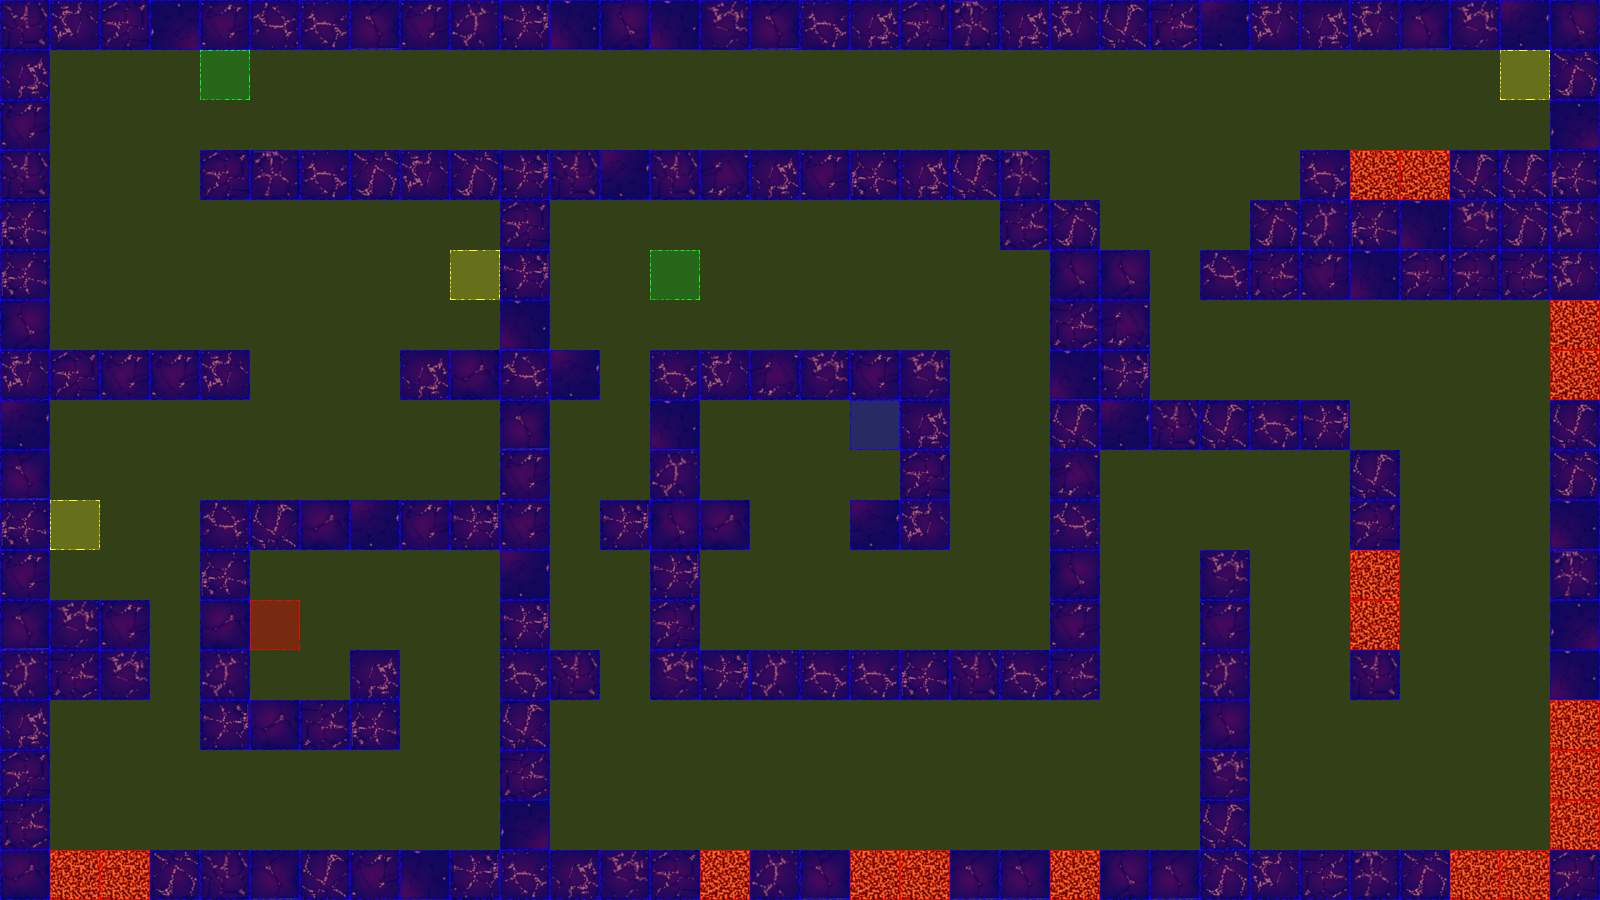

Below is a game level as drawn by its tile map, then a one-line description and the .tmx that defines it (tile-layer data replaced by summaries):
An orthogonal 32x18 tile map with 50x50 px tiles, 3 tile layers (terrain, collision, event), 2 tilesets.

<map version="1.0" orientation="orthogonal" renderorder="left-up" width="32" height="18" tilewidth="50" tileheight="50" nextobjectid="3">
 <tileset firstgid="1" name="dungeonTile.png" tilewidth="50" tileheight="50" tilecount="64" columns="8">
  <image source="tiles/dungeonTile.png" width="400" height="400" />
 </tileset>
 <tileset firstgid="65" name="collisionTile" tilewidth="50" tileheight="50" tilecount="12" columns="3">
  <image source="tiles/collisionTile.png" width="150" height="200" />
 </tileset>
 <layer name="terrain" width="32" height="18">
  <data>[576 cells, 265 non-empty, 25 distinct tile ids]</data>
 </layer>
 <layer name="collision" width="32" height="18">
  <data>[576 cells, 576 non-empty, 3 distinct tile ids]</data>
 </layer>
 <layer name="event" width="32" height="18">
  <data>[576 cells, 8 non-empty, 5 distinct tile ids]</data>
 </layer>
</map>
